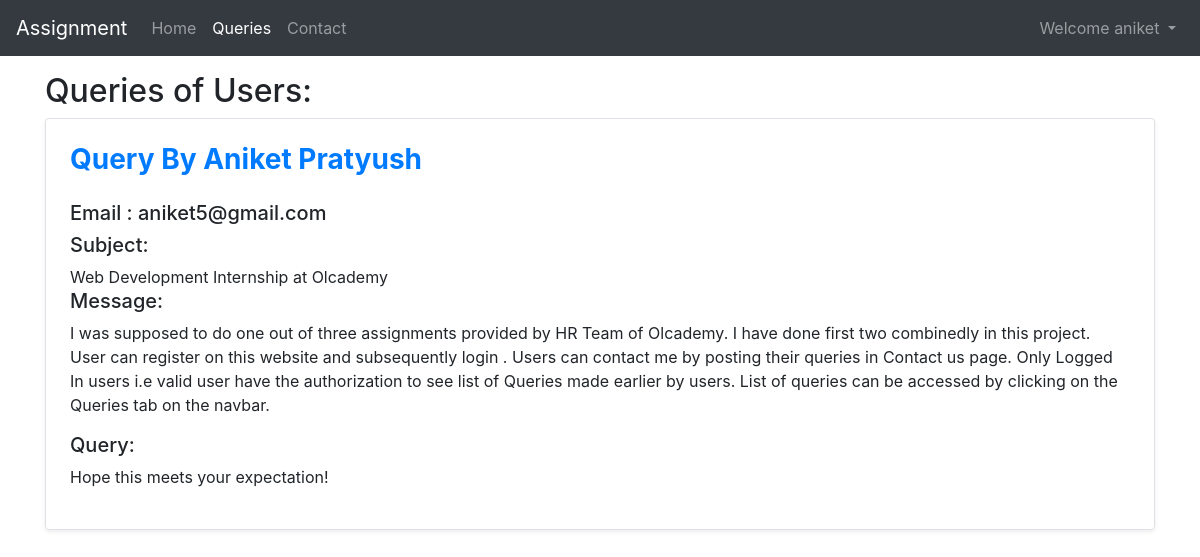
The app's page /queries (signed in) with its own data.
### app1/models.py (models this page shows, shortened)
class Contact(models.Model):
    sno = models.AutoField(primary_key=True)
    name= models.CharField(max_length= 255)
    email = models.CharField(max_length=100)
    subject = models.CharField(max_length=100)
    message = models.TextField()
    query= models.CharField(max_length=100)
    timestamp = models.DateTimeField(auto_now_add=True, blank=True)

### app1/views.py (the view)
# urls.py: path('queries',views.queries,name="queries"),
def queries(request):
    if request.user.id != None :
        allQueries= Contact.objects.all()
        context={'allQueries':allQueries}
        return render(request,'app1/queries.html',context)
    else :
        messages.error(request," Your are not a Valid User. Please Log In! ")
        return redirect('home')

### templates/app1/queries.html (shortened to what this page needs)
{% extends 'base.html' %}
{% block queryactive %} active {% endblock queryactive %}
{% block body %}
<div class="container my-3">
<h2>Queries of Users:</h2>
{% for q in allQueries %}
    <div class="row no-gutters border rounded overflow-hidden flex-md-row mb-4 shadow-sm h-md-250 position-relative">
        <div class="col p-4 d-flex flex-column position-static">
            <h3><strong class="d-inline-block mb-2 text-primary">Query By {{q.name}}</strong></h3>
            <h5 class="mt-2 mb-auto">Email : {{q.email}}</h5>
            <div class="mt-2 mb-auto"><h5>Subject: </h5> {{q.subject}}</div>
            <p class="card-text mb-auto"> <h5>Message:</h5> {{q.message}}</p>
            <p class="card-text mb-auto"> <h5>Query:</h5> {{q.query}}</p>
        </div>
    </div>
{% endfor %}
</div>
{% endblock body %}

### templates/base.html (shortened to what this page needs)
<!doctype html>
<html lang="en">
<head>
  <link rel="stylesheet" href="https://cdn.jsdelivr.net/npm/bootstrap@4.5.3/dist/css/bootstrap.min.css"
>
</head>
<body>
  <nav class="navbar navbar-expand-lg navbar-dark bg-dark">
    <a class="navbar-brand" href="/">Assignment</a>
    <div class="collapse navbar-collapse" id="navbarSupportedContent">
      <ul class="navbar-nav mr-auto">
        <li class="nav-item {% block homeactive %}
        {% endblock homeactive %}">
          <a class="nav-link" href="/">Home <span class="sr-only">(current)</span></a>
        </li>
        <li class="nav-item {% block queryactive %}
        {% endblock queryactive %}">
          <a class="nav-link" href="/queries">Queries</a>
        </li>
        <li class="nav-item {% block contactactive %}
        {% endblock contactactive %}">
          <a class="nav-link" href="/contact">Contact</a>
        </li>
      </ul>
      <div class="ml-auto form-inline ">
      {% if  user.is_authenticated %}
        <ul class="navbar-nav">
            <li class="nav-item dropdown">
                    <a class="nav-link dropdown-toggle" href="#" id="navbarDropdown" role="button" data-toggle="dropdown" aria-haspopup="true" aria-expanded="false">
                    Welcome {{request.user}}
                    </a>
            </li>
        </ul>
      {% endif %}
      </div>
    </div>
  </nav>
  {% block body %}
  {% endblock body %}
</body>
</html>

### records on screen
Contact: name "Aniket Pratyush", email "aniket5@gmail.com", subject "Web Development Internship at Olcademy", message "I was supposed to do one out of three assignments provided by HR Team of Olcademy. I have done first two combinedly in this project. User can register on this website and subsequently login . Users can contact me by posting their queries in Contact us page. Only Logged In users i.e valid user have the authorization to see list of Queries made earlier by users. List of queries can be accessed by clicking on the Queries tab on the navbar.", query "Hope this meets your expectation!"

### other values on screen
{{ request.user }} "aniket"
